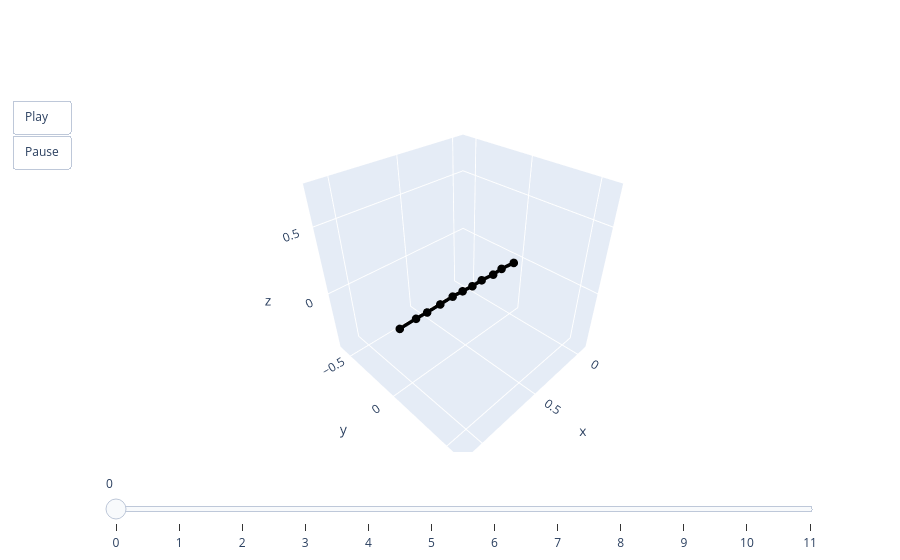

The notebook cell this image was saved under:
### Code cell
animate(valid.qs[1])

### Figure 1 — Plotly figure (JSON) as saved in the notebook; plotly's stock layout.template omitted (floating-point values rounded to 4 significant figures)
{"data": [{"line": {"color": "black", "width": 7}, "marker": {"size": 5}, "mode": "lines+markers", "type": "scatter3d", "x": [0, 0.137, 0.2269, 0.3453, 0.437, 0.5295, 0.6202, 0.7288, 0.8381, 0.9265, 1.051], "y": [0, 0, 0, 0, 0, 0, 0, 0, 0, 0, 0], "z": [0, 0.01296, 0.007362, 0.01915, 0.01645, 0.02405, 0.02933, 0.02695, 0.02618, 0.02927, 0.02735]}], "layout": {"scene": {"aspectmode": "cube", "xaxis": {"autorange": false, "range": [-0.1051, 1.156]}, "yaxis": {"autorange": false, "range": [-0.6303, 0.6303]}, "zaxis": {"autorange": false, "range": [-0.4863, 0.7744]}}, "sliders": [{"steps": [{"args": [["0"], {"frame": {"duration": 0, "redraw": true}, "mode": "immediate"}], "label": "0", "method": "animate"}, {"args": [["1"], {"frame": {"duration": 0, "redraw": true}, "mode": "immediate"}], "label": "1", "method": "animate"}, {"args": [["2"], {"frame": {"duration": 0, "redraw": true}, "mode": "immediate"}], "label": "2", "method": "animate"}, {"args": [["3"], {"frame": {"duration": 0, "redraw": true}, "mode": "immediate"}], "label": "3", "method": "animate"}, {"args": [["4"], {"frame": {"duration": 0, "redraw": true}, "mode": "immediate"}], "label": "4", "method": "animate"}, {"args": [["5"], {"frame": {"duration": 0, "redraw": true}, "mode": "immediate"}], "label": "5", "method": "animate"}, {"args": [["6"], {"frame": {"duration": 0, "redraw": true}, "mode": "immediate"}], "label": "6", "method": "animate"}, {"args": [["7"], {"frame": {"duration": 0, "redraw": true}, "mode": "immediate"}], "label": "7", "method": "animate"}, {"args": [["8"], {"frame": {"duration": 0, "redraw": true}, "mode": "immediate"}], "label": "8", "method": "animate"}, {"args": [["9"], {"frame": {"duration": 0, "redraw": true}, "mode": "immediate"}], "label": "9", "method": "animate"}, {"args": [["10"], {"frame": {"duration": 0, "redraw": true}, "mode": "immediate"}], "label": "10", "method": "animate"}, {"args": [["11"], {"frame": {"duration": 0, "redraw": true}, "mode": "immediate"}], "label": "11", "method": "animate"}]}], "updatemenus": [{"buttons": [{"args": [null, {"frame": {"duration": 50, "redraw": true}, "fromcurrent": true}], "label": "Play", "method": "animate"}, {"args": [[null], {"frame": {"duration": 0, "redraw": true}, "mode": "immediate"}], "label": "Pause", "method": "animate"}], "showactive": false, "type": "buttons"}]}}
